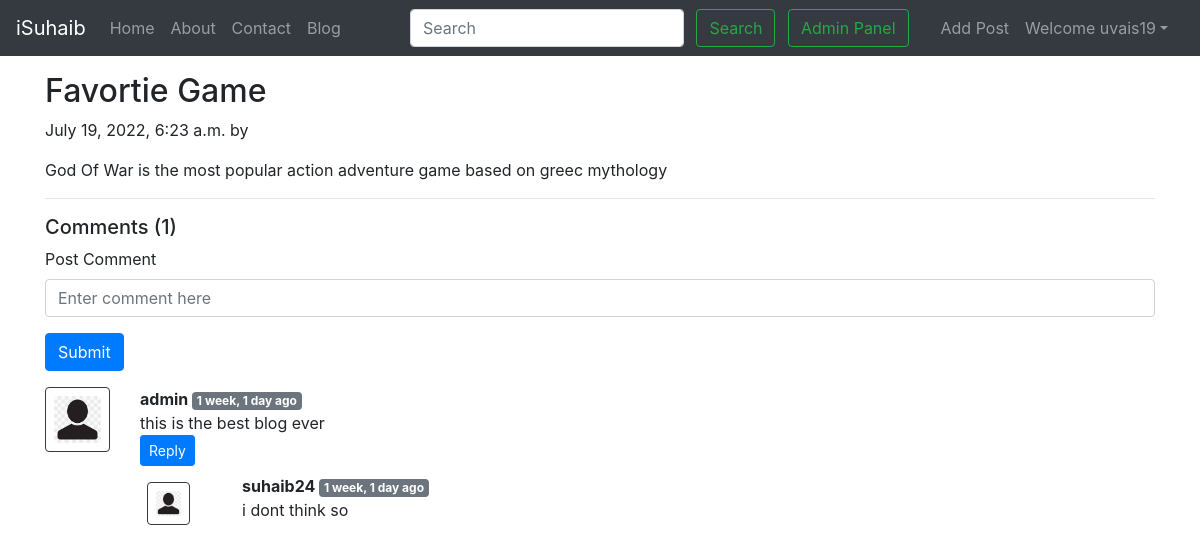
/blog/Game (signed in), run on the app's committed database.
### blog/models.py (models this page shows, shortened)
class Post(models.Model):
    id=models.AutoField(primary_key=True)
    title=models.CharField(max_length=255)
    user=models.ForeignKey(User, on_delete=models.CASCADE, default=0)
    slug=models.CharField(max_length=130)
    timeStamp=models.DateTimeField(blank=True, default=now)
    content=models.TextField()
    img = models.ImageField(upload_to='static', default=0)

class BlogComment(models.Model):
    id= models.AutoField(primary_key=True)
    comment=models.TextField()
    user=models.ForeignKey(User, on_delete=models.CASCADE)
    post=models.ForeignKey(Post, on_delete=models.CASCADE)
    parent=models.ForeignKey('self',on_delete=models.CASCADE, null=True )
    timestamp= models.DateTimeField(default=now)

### blog/views.py (the view)
# urls.py: path('<str:slug>', views.blogPost, name="blogPost"),
def blogPost(request, slug):
    post=Post.objects.filter(slug=slug).first()
    comments= BlogComment.objects.filter(post=post, parent=None)
    replies= BlogComment.objects.filter(post=post).exclude(parent=None)
    replyDict={}
    for reply in replies:
        if reply.parent.id not in replyDict.keys():
            replyDict[reply.parent.id]=[reply]
        else:
            replyDict[reply.parent.id].append(reply)
    context={'post':post, 'comments': comments, 'user': request.user, 'replyDict': replyDict}
    return render(request, "blog/blogPost.html", context)

### blog/templatetags/extras.py (called while the page is built)
@register.filter(name='get_val')
def get_val(dict, key):
    return dict.get(key)

### templates/blog/blogPost.html (shortened to what this page needs)
{% extends 'base.html' %}
{% block body %}
{% load humanize %}
{% load extras %}
<div class="container my-3">
    <h2 class="blog-post-title">{{post.title}}</h2>
    <p class="blog-post-meta">{{post.timeStamp}} by <a href="/about">{{post.author}}</a></p>
    <p>{{post.content}}</p>
    <hr>
</div>
<div class="container">
    <h5> Comments ({{comments.count}}) </h5>
    <div class="my-2">
        {% if user.is_authenticated %}
        <form action="/blog/postComment" method="post">
            <div class="form-group">
                <label for="exampleInputEmail1">Post Comment </label>
                <input type="text" class="form-control" name="comment" placeholder="Enter comment here">
            </div>
            <button type="submit" class="btn btn-primary">Submit</button>
        </form>
        {% else %}
        Please login to post a comment
        {% endif %}
    </div>
{% for comment in comments %}
    <div class="row my-3">
        <div class="col-md-1  ">
            <img class="rounded mx-auto d-block w-100 border border-dark p-2" src="/static/img/user.jpg" alt="user">
        </div>
        <div class="col-md-11 ">
            <b> {{comment.user.username}} </b> <span class="badge badge-secondary ">{{comment.timestamp| naturaltime}}</span>
            <div>{{comment.comment}}</div>
            <div class="reply mx-0">
                {% if user.is_authenticated %}
                <button class="btn btn-sm btn-primary" type="button" data-toggle="collapse" data-target="#replyBox{{comment.id}}" aria-expanded="false" aria-controls="replyBox{{comment.id}}">
                    Reply
                </button>
                {% else %}
                <button class="btn btn-sm btn-primary" type="button" data-toggle="collapse" data-target="#replyBox{{comment.id}}" aria-expanded="false" aria-controls="replyBox{{comment.id}}">
                    Login to reply
                </button>
                {% endif %}
                <div class="replies my-2 ">
                    {% for reply in replyDict|get_val:comment.id %}
                    <div class="row my-2">
                        <div class="col-md-1 ">
                            <img class="rounded mx-auto d-block w-75 my-2 border border-dark p-2" src="/static/img/user.jpg" alt="user">
                        </div>
                        <div class="col-md-11">
                            <div class="col-md-11 ">
                                <b> {{reply.user.username}} </b> <span class="badge badge-secondary ">{{reply.timestamp| naturaltime}}</span>
                                <div>{{reply.comment}}</div>
                            </div>
                            <br>
                        </div>
                    </div>
                    {% endfor %}
                </div>
            </div>
        </div>
    </div>
    {% endfor %}
</div>
{% endblock %}

### templates/base.html (shortened to what this page needs)
<!DOCTYPE html>
<html lang="en">
  <head>
    <link rel="stylesheet" href="https://cdn.datatables.net/1.12.1/css/jquery.dataTables.min.css">
    <link rel="stylesheet" href="https://stackpath.bootstrapcdn.com/bootstrap/4.5.2/css/bootstrap.min.css">
  </head>
  <body>
    <nav class="navbar navbar-expand-lg navbar-dark bg-dark">
        <a class="navbar-brand" href="/">iSuhaib</a>
        <div class="collapse navbar-collapse" id="navbarSupportedContent">
          <ul class="navbar-nav mr-auto">
            <li class="nav-item {% block homeactive %}  {% endblock homeactive %}">
              <a class="nav-link" href="/">Home <span class="sr-only">(current)</span></a>
            </li>
            <li class="nav-item {% block aboutactive %}  {% endblock aboutactive %}" >
              <a class="nav-link" href="/about">About</a>
            </li>
            <li class="nav-item {% block contactactive %}  {% endblock contactactive %} ">
              <a class="nav-link" href="/contact">Contact</a>
            </li>
            <li class="nav-item {% block blogactive %}  {% endblock blogactive %} ">
              <a class="nav-link" href="/blog/">Blog</a>
            </li>
          </ul>
          <div class="ml-auto form-inline ">
          <form method="get" action="/search"class="my-2 my-lg-0 mx-3">
            <input class="form-control mr-sm-2" type="search" placeholder="Search" aria-label="Search" name="query" id="query">
            <button class="btn btn-outline-success my-2 my-sm-0 " type="submit">Search</button>
            <a href="/admin/" role="button" target="_blank" class="btn btn-outline-success m-2 my-sm-0"> Admin Panel </a>
          </form>
{% if user.is_authenticated %}
<ul class="navbar-nav mr-2">
  <li class="nav-item" >
    <a class="nav-link" href="/blog/upload/">Add Post</a>
  </li>
  <li class="nav-item dropdown">
    <a class="nav-link dropdown-toggle" href='#' id="navbarDropdown" role="button" data-toggle="dropdown"> Welcome {{request.user}}</a>
  </li>
</ul>
    </div>
{% endif %}
        </div>
      </nav>
      {% block body %}  {% endblock body %}
  </body>
</html>

### data on the page
Post: title "Favortie Game", timeStamp "July 19, 2022, 6:23 a.m.", content "God Of War is the most popular action adventure game based on greec mythology"
BlogComment: user.username "admin", timestamp "1 week, 1 day ago", comment "this is the best blog ever"
BlogComment: user.username "suhaib24", timestamp "1 week, 1 day ago", comment "i dont think so"

### other printed values
{{ request.user }} "uvais19"
{{ comments.count }} "1"
